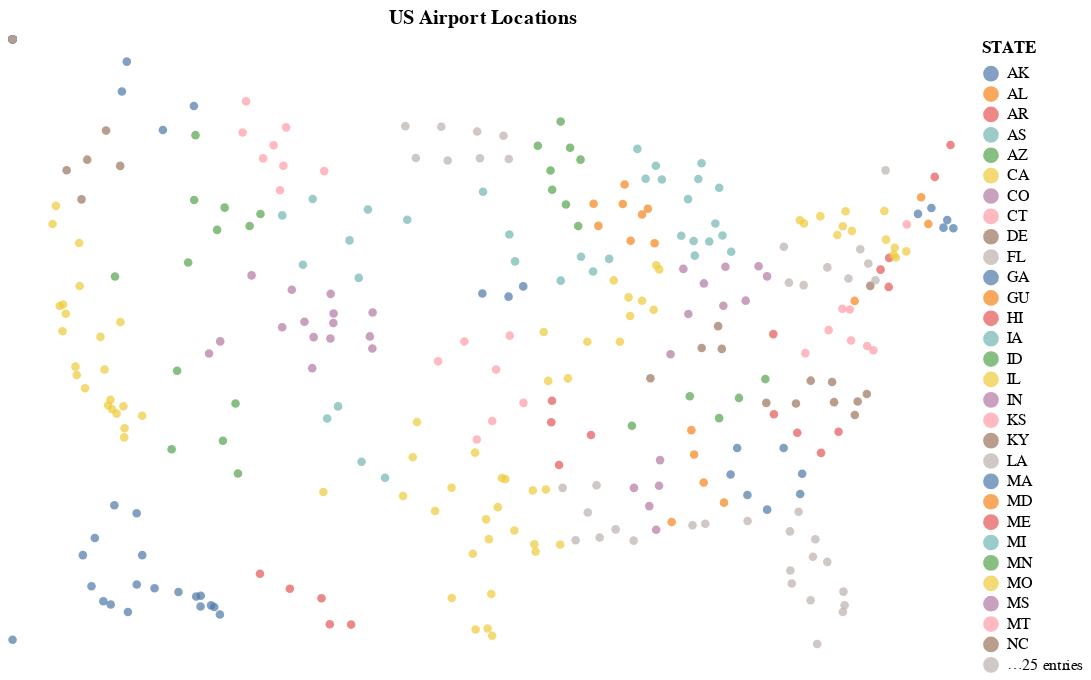

Notebook cell for this chart:
### Code cell
# prompt: Using dataframe dfAirports: visualize this dataframe

import altair as alt

# Create a scatter plot of airports by latitude and longitude, colored by state
alt.Chart(dfAirports).mark_circle().encode(
    longitude='LONGITUDE:Q',
    latitude='LATITUDE:Q',
    color='STATE:N',
    tooltip=['AIRPORT', 'CITY', 'STATE']
).project(
    type='albersUsa'  # Use an appropriate projection for US maps
).properties(
    width=600,
    height=400,
    title='US Airport Locations'
)

### Figure 1 — Vega-Lite specification as saved in the notebook (floating-point values rounded to 4 significant figures; data arrays with more than 128 entries replaced by an {"elided": "..."} marker saying what was removed)
{"config": {"view": {"continuousWidth": 400, "continuousHeight": 300}}, "data": {"name": "data-e49718e46c931c6813a165761d4b4eba"}, "mark": "circle", "encoding": {"color": {"field": "STATE", "type": "nominal"}, "latitude": {"field": "LATITUDE", "type": "quantitative"}, "longitude": {"field": "LONGITUDE", "type": "quantitative"}, "tooltip": [{"field": "AIRPORT", "type": "nominal"}, {"field": "CITY", "type": "nominal"}, {"field": "STATE", "type": "nominal"}]}, "height": 400, "projection": {"type": "albersUsa"}, "title": "US Airport Locations", "width": 600, "$schema": "https://vega.github.io/schema/vega-lite/v4.17.0.json", "datasets": {"data-e49718e46c931c6813a165761d4b4eba": {"elided": "322 records"}}}
